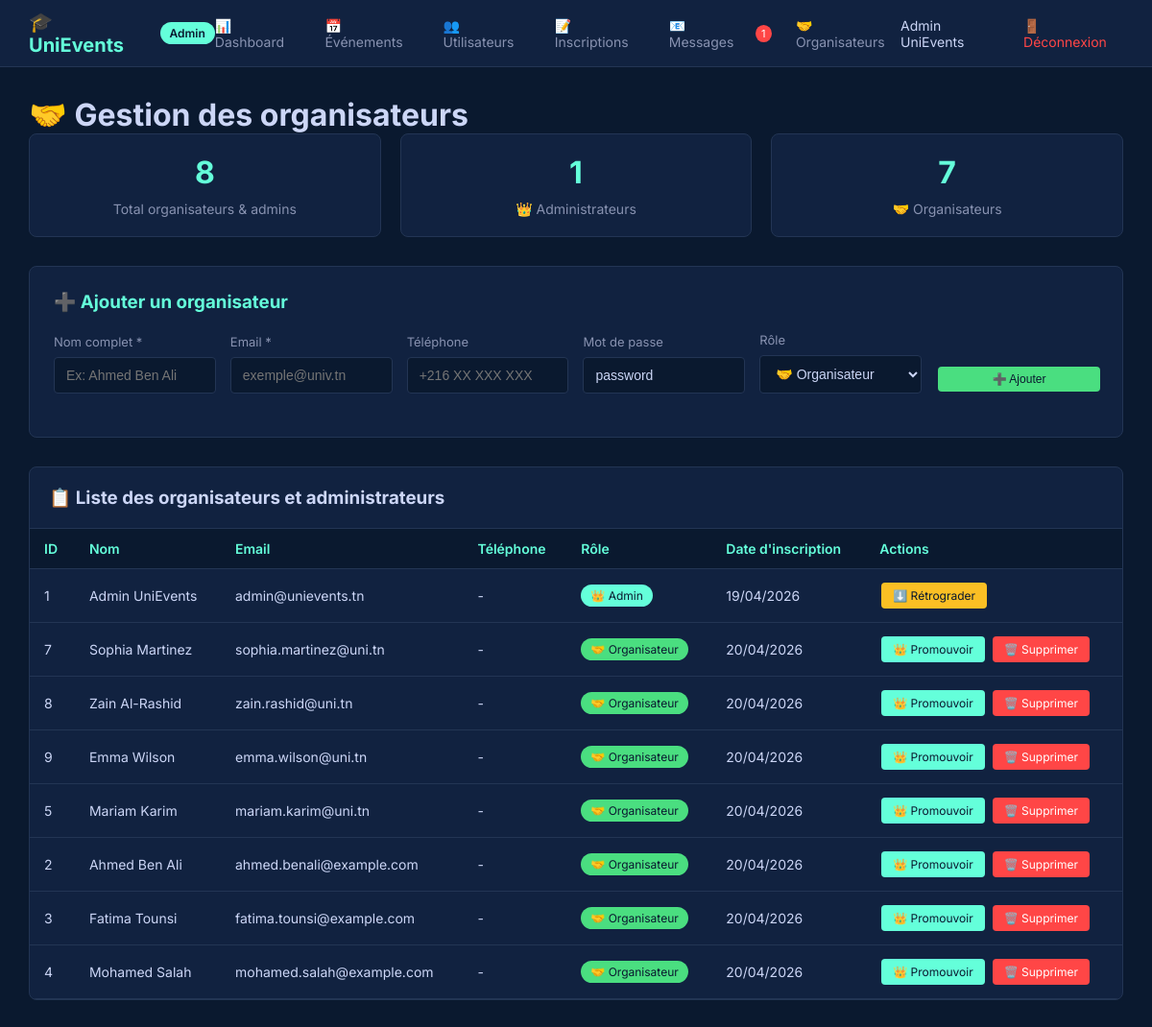
The app's page /manage_organizers.php (signed in) with its own data.
### tables this page shows
CREATE TABLE `users` (
  `id` int(11) NOT NULL,
  `name` varchar(100) NOT NULL,
  `email` varchar(150) NOT NULL,
  `password` varchar(255) NOT NULL,
  `phone` varchar(20) DEFAULT NULL,
  `role` enum('etudiant','organisateur','admin') DEFAULT 'etudiant',
  `niveau` varchar(50) DEFAULT NULL,
  `specialite` varchar(100) DEFAULT NULL,
  `created_at` timestamp NOT NULL DEFAULT current_timestamp()
);

### manage_organizers.php (the view, shortened to what this page needs)
<?php
require_once 'header.php';
try {
    $stmt = $pdo->query("
        SELECT * FROM users
        WHERE role IN ('organisateur', 'admin')
        ORDER BY role DESC, created_at DESC
    ");
    $organizers = $stmt->fetchAll();
} catch(PDOException $e) {
    $error = $e->getMessage();
}
$totalAdmins = 0;
$totalOrganisateurs = 0;
foreach ($organizers as $org) {
    if ($org['role'] == 'admin') $totalAdmins++;
    else $totalOrganisateurs++;
}
?>
<h1>🤝 Gestion des organisateurs</h1>
<div class="stats-grid">
    <div class="stat-card">
        <h3><?php echo count($organizers); ?></h3>
        <p>Total organisateurs & admins</p>
    </div>
    <div class="stat-card">
        <h3><?php echo $totalAdmins; ?></h3>
        <p>👑 Administrateurs</p>
    </div>
    <div class="stat-card">
        <h3><?php echo $totalOrganisateurs; ?></h3>
        <p>🤝 Organisateurs</p>
    </div>
</div>
<div class="add-form">
    <h3>➕ Ajouter un organisateur</h3>
    <form method="POST" action="">
        <div class="form-row">
            <div class="form-group">
                <label>Nom complet *</label>
                <input type="text" name="name" required placeholder="Ex: Ahmed Ben Ali">
            </div>
            <div class="form-group">
                <label>Email *</label>
                <input type="email" name="email" required placeholder="exemple@univ.tn">
            </div>
            <div class="form-group">
                <label>Téléphone</label>
                <input type="text" name="phone" placeholder="+216 XX XXX XXX">
            </div>
            <div class="form-group">
                <label>Mot de passe</label>
                <input type="text" name="password" value="password">
            </div>
            <div class="form-group">
                <label>Rôle</label>
                <select name="role">
                    <option value="organisateur">🤝 Organisateur</option>
                </select>
            </div>
            <div class="form-group">
                <button type="submit" class="btn btn-success" style="width: 100%;">➕ Ajouter</button>
            </div>
        </div>
    </form>
</div>
<div class="table-container">
    <h3>📋 Liste des organisateurs et administrateurs</h3>
    <table>
        <thead>
            <tr>
                <th>ID</th>
                <th>Nom</th>
                <th>Email</th>
                <th>Téléphone</th>
                <th>Rôle</th>
                <th>Date d'inscription</th>
                <th>Actions</th>
            </tr>
        </thead>
        <tbody>
            <?php if (count($organizers) > 0): ?>
                <?php foreach ($organizers as $org): ?>
                    <tr>
                        <td><?php echo $org['id']; ?></td>
                        <td><?php echo htmlspecialchars($org['name']); ?></td>
                        <td><?php echo htmlspecialchars($org['email']); ?></td>
                        <td><?php echo htmlspecialchars($org['phone'] ?? '-'); ?></td>
                        <td>
                            <span class="role-badge role-<?php echo $org['role']; ?>">
                                <?php echo $org['role'] == 'admin' ? '👑 Admin' : '🤝 Organisateur'; ?>
                            </span>
                        </td>
                        <td><?php echo date('d/m/Y', strtotime($org['created_at'])); ?></td>
                        <td>
                            <?php if ($org['role'] == 'organisateur'): ?>
                                <a href="?role=admin&id=<?php echo $org['id']; ?>" class="btn btn-info" onclick="return confirm('Promouvoir cet utilisateur en administrateur ?')">👑 Promouvoir</a>
                                <a href="?delete=<?php echo $org['id']; ?>" class="btn btn-danger" onclick="return confirm('Supprimer cet organisateur ?')">🗑️ Supprimer</a>
                            <?php else: ?>
                                <a href="?role=organisateur&id=<?php echo $org['id']; ?>" class="btn btn-warning" onclick="return confirm('Rétrograder cet administrateur en organisateur ?')">⬇️ Rétrograder</a>
                            <?php endif; ?>
                        </td>
                    </tr>
                <?php endforeach; ?>
            <?php else: ?>
                <tr>
                    <td colspan="7" style="text-align: center;">Aucun organisateur trouvé</td>
                </tr>
            <?php endif; ?>
        </tbody>
    </table>
</div>
<?php require_once 'footer.php'; ?>

### style_admin.css (style rules this page uses)
* { margin: 0; padding: 0; box-sizing: border-box; }
body { font-family: 'Inter', sans-serif; background: #0a192f; color: #ccd6f6; }
.stats-grid { display: grid; grid-template-columns: repeat(auto-fit, minmax(250px, 1fr)); gap: 20px; margin-bottom: 40px; }
.stat-card { background: #112240; padding: 25px; border-radius: 8px; border: 1px solid #233554; transition: all 0.3s; }
.stat-card h3 { font-size: 32px; color: #64ffda; margin-bottom: 10px; }
.stat-card p { color: #8892b0; font-size: 14px; }
.table-container { background: #112240; border-radius: 8px; border: 1px solid #233554; overflow-x: auto; }
table { width: 100%; border-collapse: collapse; }
th, td { padding: 15px; text-align: left; border-bottom: 1px solid #233554; }
th { background: #0a192f; color: #64ffda; font-weight: 600; font-size: 14px; }
td { color: #ccd6f6; font-size: 14px; }
.btn { padding: 8px 16px; border-radius: 4px; border: none; cursor: pointer; font-size: 13px; transition: all 0.3s; }
.btn-danger { background: #ff4646; color: white; }
.btn-warning { background: #fbbf24; color: #0a192f; }
.form-group { margin-bottom: 20px; }
.form-group label { display: block; margin-bottom: 8px; color: #8892b0; font-size: 14px; }
.form-group input, .form-group select, .form-group textarea { width: 100%; padding: 10px 12px; background: #0a192f; border: 1px solid #233554; border-radius: 4px; color: #ccd6f6; font-size: 14px; }

### manage_organizers.php (style rules this page uses)
.btn { padding: 6px 12px; border-radius: 4px; text-decoration: none; font-size: 12px; display: inline-block; margin: 2px; border: none; cursor: pointer; }
.btn-danger { background: #ff4646; color: white; }
.btn-warning { background: #fbbf24; color: #0a192f; }
.btn-success { background: #4ade80; color: #0a192f; }
.btn-info { background: #64ffda; color: #0a192f; }
.role-badge { display: inline-block; padding: 4px 10px; border-radius: 20px; font-size: 12px; }
.role-admin { background: #64ffda; color: #0a192f; }
.role-organisateur { background: #4ade80; color: #0a192f; }
.stats-grid { display: grid; grid-template-columns: repeat(auto-fit, minmax(200px, 1fr)); gap: 20px; margin-bottom: 30px; }
.stat-card { background: #112240; padding: 20px; border-radius: 8px; text-align: center; border: 1px solid #233554; }
.stat-card h3 { font-size: 32px; color: #64ffda; margin-bottom: 10px; }
.stat-card p { color: #8892b0; font-size: 14px; }
.add-form { background: #112240; padding: 25px; border-radius: 8px; margin-bottom: 30px; border: 1px solid #233554; }
.add-form h3 { margin-bottom: 20px; color: #64ffda; }
.add-form .form-row { display: flex; gap: 15px; flex-wrap: wrap; align-items: flex-end; }
.add-form .form-group { flex: 1; min-width: 150px; }
.add-form label { display: block; margin-bottom: 8px; color: #8892b0; font-size: 13px; }
.add-form input, .add-form select { width: 100%; padding: 10px 12px; background: #0a192f; border: 1px solid #233554; color: #ccd6f6; border-radius: 4px; font-size: 14px; }
.table-container { background: #112240; border-radius: 8px; border: 1px solid #233554; overflow-x: auto; }
.table-container h3 { padding: 20px; border-bottom: 1px solid #233554; margin: 0; }
table { width: 100%; border-collapse: collapse; }
th, td { padding: 12px 15px; text-align: left; border-bottom: 1px solid #233554; }
th { background: #0a192f; color: #64ffda; font-weight: 600; }

### records on screen
users: id "1", name "Admin UniEvents", email "admin@unievents.tn", phone "-", role "👑 Admin", created_at "19/04/2026"
users: id "7", name "Sophia Martinez", email "sophia.martinez@uni.tn", phone "-", role "🤝 Organisateur", created_at "20/04/2026"
users: id "8", name "Zain Al-Rashid", email "zain.rashid@uni.tn", phone "-", role "🤝 Organisateur", created_at "20/04/2026"
users: id "9", name "Emma Wilson", email "emma.wilson@uni.tn", phone "-", role "🤝 Organisateur", created_at "20/04/2026"
users: id "5", name "Mariam Karim", email "mariam.karim@uni.tn", phone "-", role "🤝 Organisateur", created_at "20/04/2026"
users: id "2", name "Ahmed Ben Ali", email "ahmed.benali@example.com", phone "-", role "🤝 Organisateur", created_at "20/04/2026"
users: id "3", name "Fatima Tounsi", email "fatima.tounsi@example.com", phone "-", role "🤝 Organisateur", created_at "20/04/2026"
users: id "4", name "Mohamed Salah", email "mohamed.salah@example.com", phone "-", role "🤝 Organisateur", created_at "20/04/2026"

### other values on screen
$unreadNotifications "1"
$_SESSION['admin_name'] "Admin UniEvents"
count($organizers) "8"
$totalAdmins "1"
$totalOrganisateurs "7"
